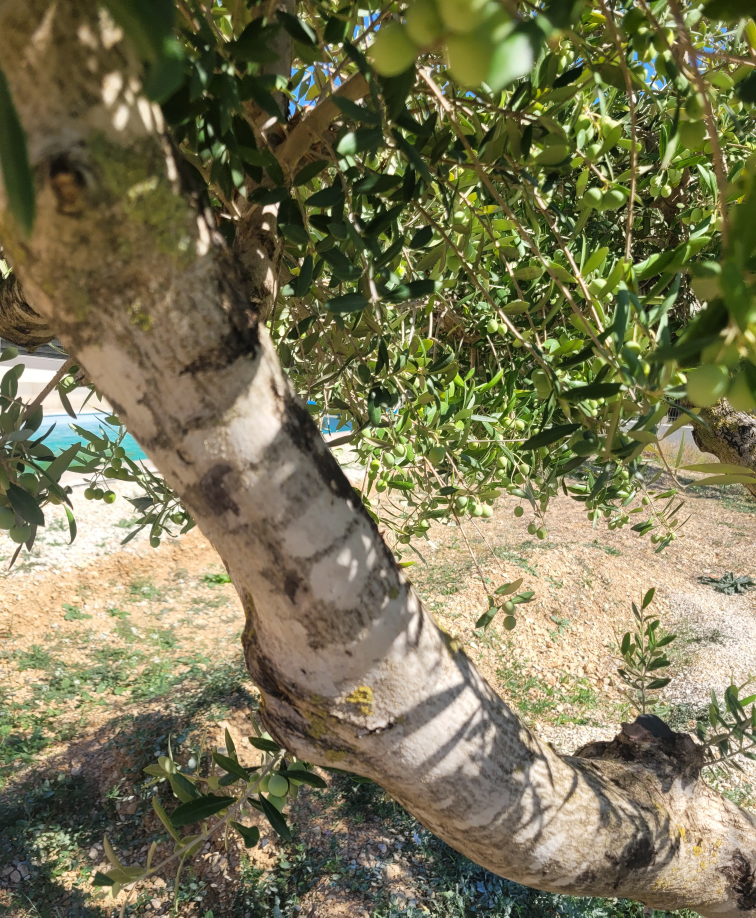
#> input picture Tools/VillageProvence/photos/olivier_tronc.jpg, 3024 x 3669 px (shown at 1/4 size)
$ python -i photo_texture.py   (imports and definitions only)
#> lines starting #> are read from the running program, lines starting #| are printed output that depends on the picture
"""Transforme une photo (mur, toit, sol, bois, écorce...) en texture PBR raccordable pour le village.

    python photo_texture.py photo.jpg PierreMoellons --taille 2.0

- recadre au carré (ou --zone x0 y0 x1 y1 en pixels), redimensionne (2048 par défaut) ;
- retire l'éclairage de la photo (ombres douces, dégradés) pour garder la couleur propre de la matière ;
- rend la texture raccordable sans couture (fondu entre quatre décalages de la photo) ;
- ou, avec --morceaux, recompose une grande texture à partir de petites zones nettes et sans ombre de la photo
  (assemblage de morceaux qui se raccordent au mieux), utile quand la photo est floue ou pleine d'ombres de feuilles ;
- calcule le relief à partir de la photo, puis la normale (DirectX), l'occlusion et la rugosité ;
- écrit tex/<Nom>_BC.png, _N.png, _ORM.png : export_ue.py les emporte dans le plugin à la place des textures générées.
--taille : largeur réelle couverte par la photo, en mètres (mise à jour de materials.TILE à la main si elle change).
--teinte : le canal de masque vaut 1 (la couleur des façades ou des volets s'applique), sinon 0.
Utilise uniquement des photos que tu as le droit d'utiliser (les tiennes, ou sous licence libre CC0).
"""
import argparse, os
import numpy as np
from PIL import Image
from scipy import ndimage
from texlib import normal_from_height, ao_from_height, to_u8

F32 = np.float32


def srgb_to_lin(c):
    return np.where(c <= 0.04045, c / 12.92, ((c + 0.055) / 1.055) ** 2.4)


def lin_to_srgb(c):
    c = np.clip(c, 0, 1)
    return np.where(c <= 0.0031308, c * 12.92, 1.055 * c ** (1 / 2.4) - 0.055)


# [9 lines left out: function delight, not called in this run]


def make_tileable(img):
    """Fondu entre la photo et trois copies décalées d'une demi-taille : aucune couture aux bords."""
    n = img.shape[0]
    t = np.arange(n, dtype=F32) / n
    # la photo reste intacte au centre ; le fondu n'occupe que les bandes proches des bords
    e = np.clip(np.minimum(t, 1 - t) / 0.18, 0, 1)
    s = e * e * (3 - 2 * e)
    sx, sy = s[None, :], s[:, None]
    A = img
    X = np.roll(img, n // 2, axis=1)
    Y = np.roll(img, n // 2, axis=0)
    XY = np.roll(X, n // 2, axis=0)
    w = [(sx * sy), ((1 - sx) * sy), (sx * (1 - sy)), ((1 - sx) * (1 - sy))]
    out = sum(im * wi[..., None] for im, wi in zip((A, X, Y, XY), w)) / sum(w)[..., None]
    # le fondu adoucit le contraste : on le rétablit localement
    mean = ndimage.uniform_filter(img, size=(n // 16, n // 16, 1), mode="wrap")
    mo = ndimage.uniform_filter(out, size=(n // 16, n // 16, 1), mode="wrap")
    so = np.sqrt(ndimage.uniform_filter((out - mo) ** 2, size=(n // 16, n // 16, 1), mode="wrap")) + 1e-4
    si = np.sqrt(ndimage.uniform_filter((img - mean) ** 2, size=(n // 16, n // 16, 1), mode="wrap")).mean(axis=(0, 1)) + 1e-4
    return np.clip(mo + (out - mo) * np.clip(si / so, 1.0, 1.8), 0, 1)


# [145 lines left out: functions normalize_light, quilt, mottle, grade, main, not called in this run]


# [2 lines not run here, left out]

>>> import cv2
>>> picture = cv2.imread('photos/olivier_tronc.jpg', cv2.IMREAD_GRAYSCALE)
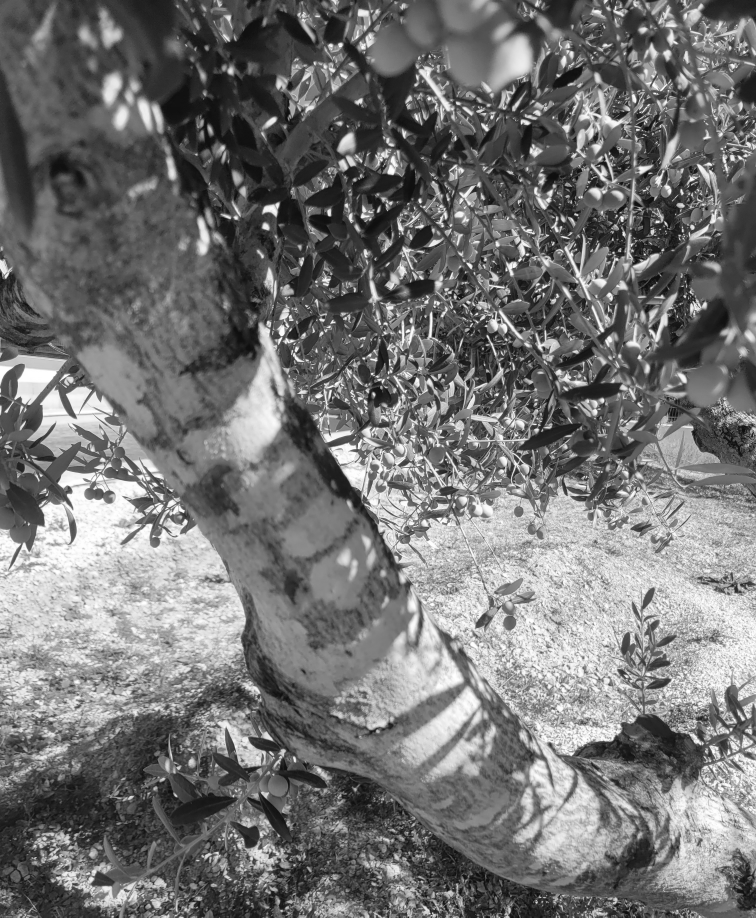
#> picture: shape (3669, 3024) (shown at 1/4 size); min 5, max 255, mean 115.9
>>> result = make_tileable(picture)
#> in make_tileable, `X = np.roll(img, n // 2, axis=1)`:
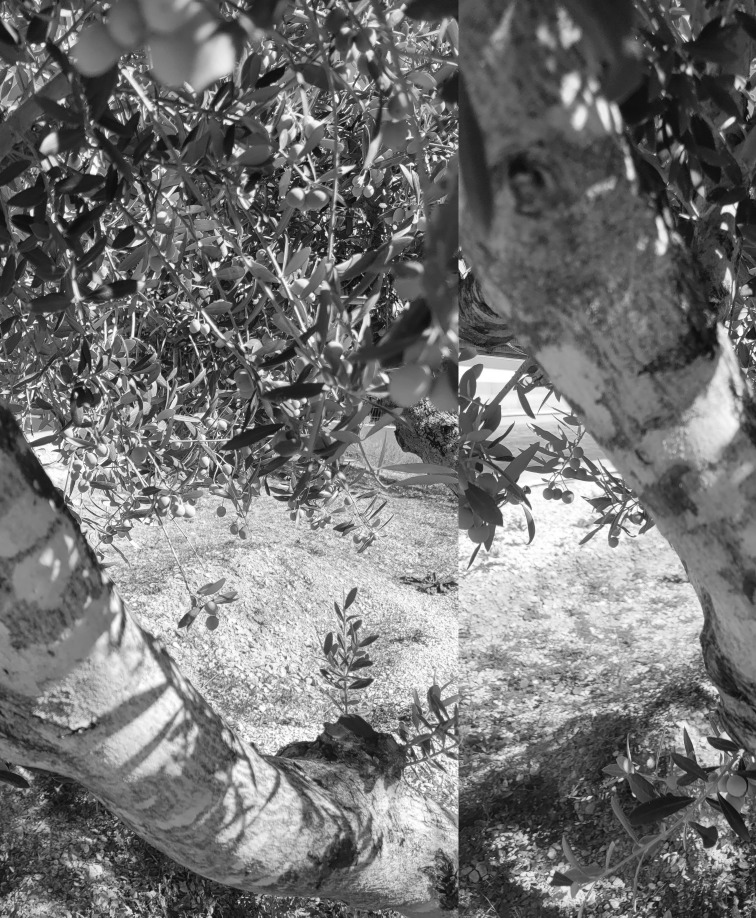
#> X: shape (3669, 3024) (shown at 1/4 size); min 5, max 255, mean 115.9
#> in make_tileable, `Y = np.roll(img, n // 2, axis=0)`:
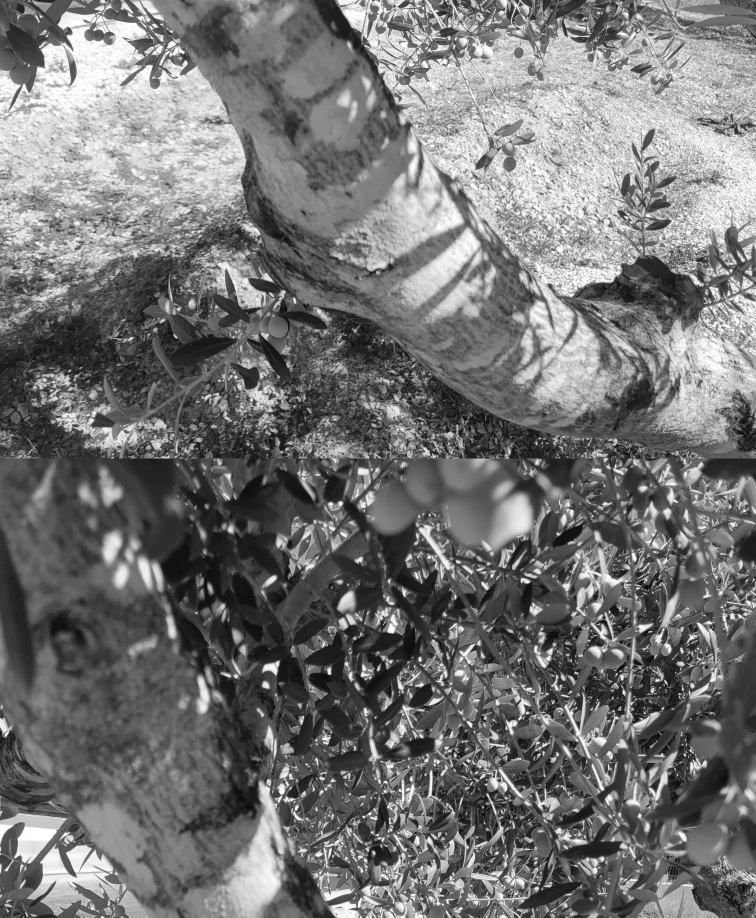
#> Y: shape (3669, 3024) (shown at 1/4 size); min 5, max 255, mean 115.9
#> in make_tileable, `XY = np.roll(X, n // 2, axis=0)`:
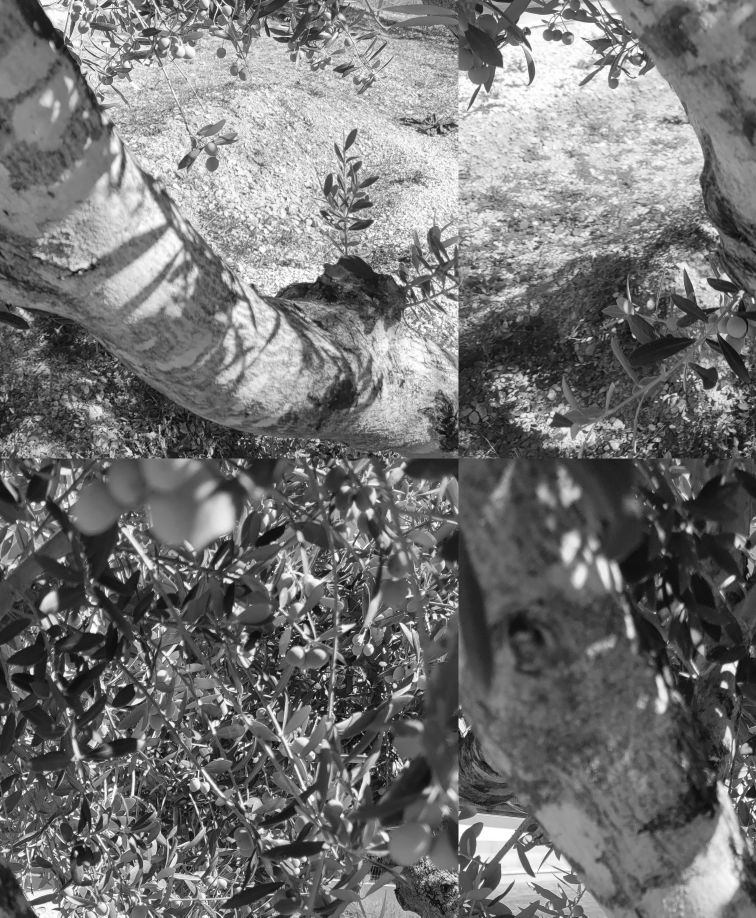
#> XY: shape (3669, 3024) (shown at 1/4 size); min 5, max 255, mean 115.9
#> (the run stopped early here; a loop or call above may not have finished)
